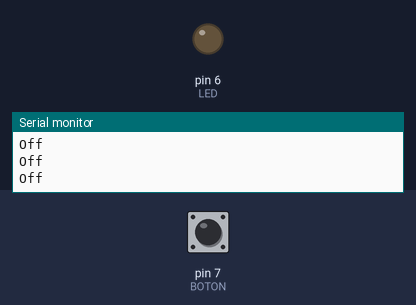
Bench run of a sketch on a simulated Arduino Uno, built with avr-gcc and run on an emulated ATmega328P. Parts: output pins drawn as LEDs (lit = HIGH), the last lines printed to the serial monitor. The test bench sets the inputs (shaded band); at power-on: pin 7 (BOTON) LOW.

Above: at 1.2 s.
1.3 s: pin 7 (BOTON) pulled HIGH for 0.15 s
At 2.4 s:
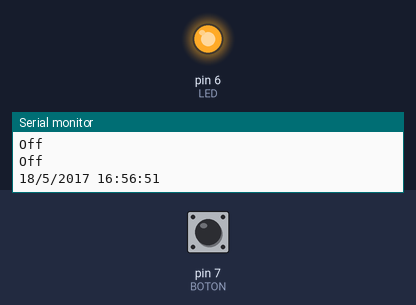
4.4 s: pin 7 (BOTON) pulled HIGH for 1 s
At 8.2 s:
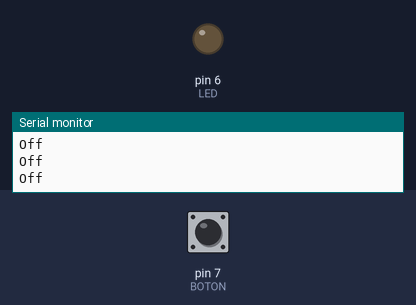
8.4 s: pin 7 (BOTON) pulled HIGH for 3.2 s
At 9.1 s:
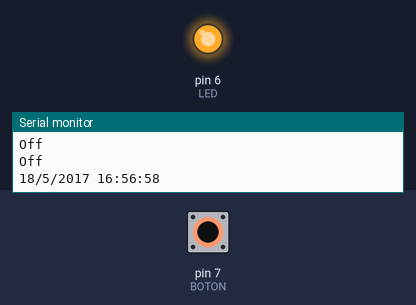
Timing chart, 0 to 15.9 s (numbered marks = the images above; inputs shaded):
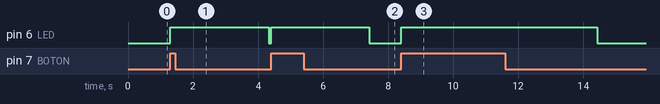

The sketch:

boton_arduino2.ino.ino
```cpp
#include <Time.h>


const int LED=6;
const int BOTON=7;
int val;
void setup(){
pinMode(LED,OUTPUT);
pinMode(BOTON,INPUT);
Serial.begin(9600);   //start te serial monitor
setTime(16,56,50,18,05,2017);
}
void loop(){
   time_t t = now();//Declaramos la variable time_t t

val=digitalRead(BOTON);
if  (val==HIGH){
digitalWrite(LED,HIGH);
//Serial.println( "On");

//Imprimimos la fecha y la hora
  Serial.print(day(t));
  Serial.print(+ "/") ;
  Serial.print(month(t));
  Serial.print(+ "/") ;
  Serial.print(year(t));
  Serial.print( " ") ;
  Serial.print(hour(t));
  Serial.print(+ ":") ;
  Serial.print(minute(t));
  Serial.print(":") ;
  Serial.println(second(t));
  delay(3000);//Esperamos 3 segundos


}
else { digitalWrite(LED,LOW);
Serial.println( "Off");
}
}
```

Measured:
- after the input at 1.3 s, pin 6 (LED): LOW → HIGH at once, → LOW 3.0 s later
- after the input at 4.4 s, pin 6 (LED): LOW → HIGH at once, → LOW 3.0 s later
- after the input at 8.4 s, pin 6 (LED): LOW → HIGH at once, → LOW 6.0 s later
